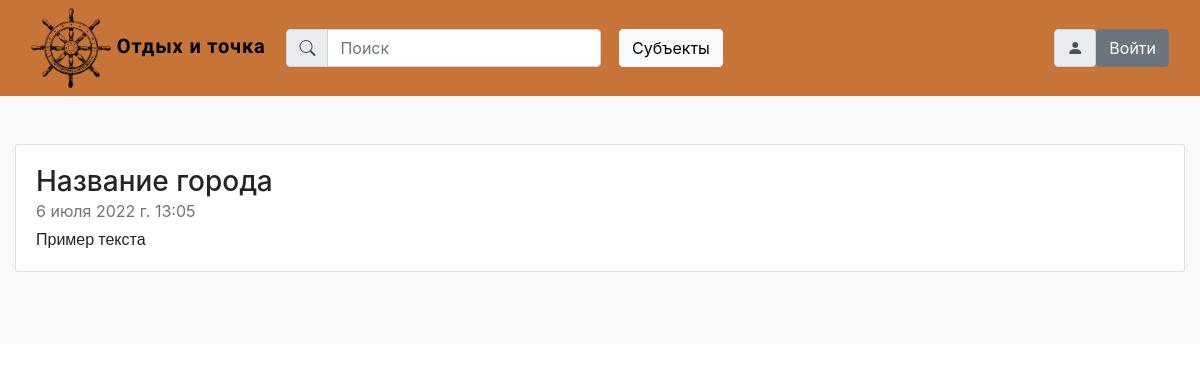
Page /albumelem/3/ on the earlier database version.
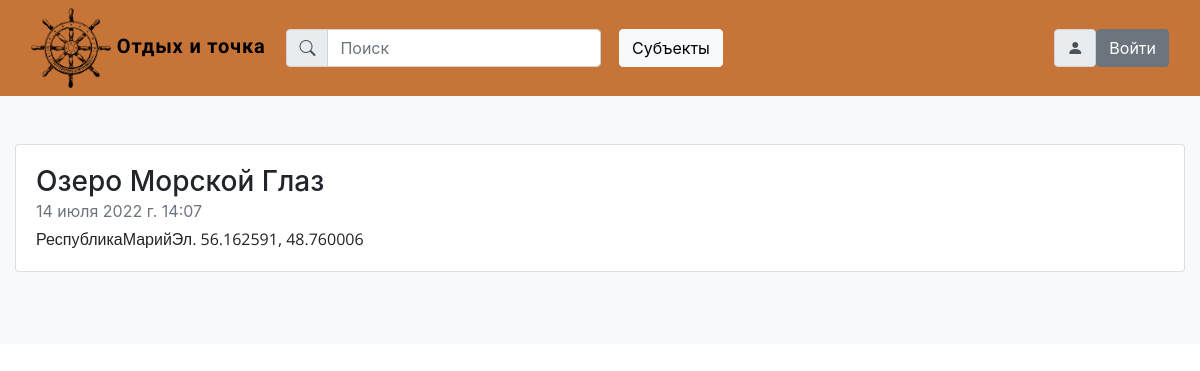
Same page on the later database version.
### main/models.py (models this page shows, shortened)
class AlbumElem(models.Model):  # реализация непосредственно с SQLite
    photo = models.ImageField(upload_to='photos/')
    title = models.TextField(max_length=255, default='Название города')
    content = models.TextField(blank=True)
    time_of_creation = models.DateTimeField(auto_now_add=True)
    bookmark = models.ManyToManyField(User)
    class Meta:
        verbose_name = 'Статьи на сайте'
        verbose_name_plural = 'Статьи на сайте'

### main/views.py (the view)
# urls.py: path('albumelem/<int:album_elem_id>/', show_album_elem, name='albumelem')
def show_album_elem(request, album_elem_id):
    elem = get_object_or_404(AlbumElem, pk=album_elem_id)
    return render(request, 'main/albumelem.html', {'album_elem': elem})

### main/templates/main/albumelem.html (shortened to what this page needs)
{% extends 'main/base.html' %}
{% block content %}
<div class="col">
  <div class="card flex-md-row mb-4 box-shadow h-md-337">
    <div class="card-body d-flex flex-column align-items-start">
      <h3 class="mb-0">
        {{album_elem.title}}
      </h3>
      <div class="mb-1 text-muted">{{album_elem.time_of_creation}}</div>
      <p class="card-text mb-auto">{{album_elem.content}}</p>
    </div>
  </div>
</div>
{% endblock %}

Differences in the rows shown:
changed AlbumElem: title "Название города" → "Озеро Морской Глаз"; time_of_creation "6 июля 2022 г. 13:05" → "14 июля 2022 г. 14:07"; content "Пример текста" → "РеспубликаМарийЭл. 56.162591, 48.760006"
